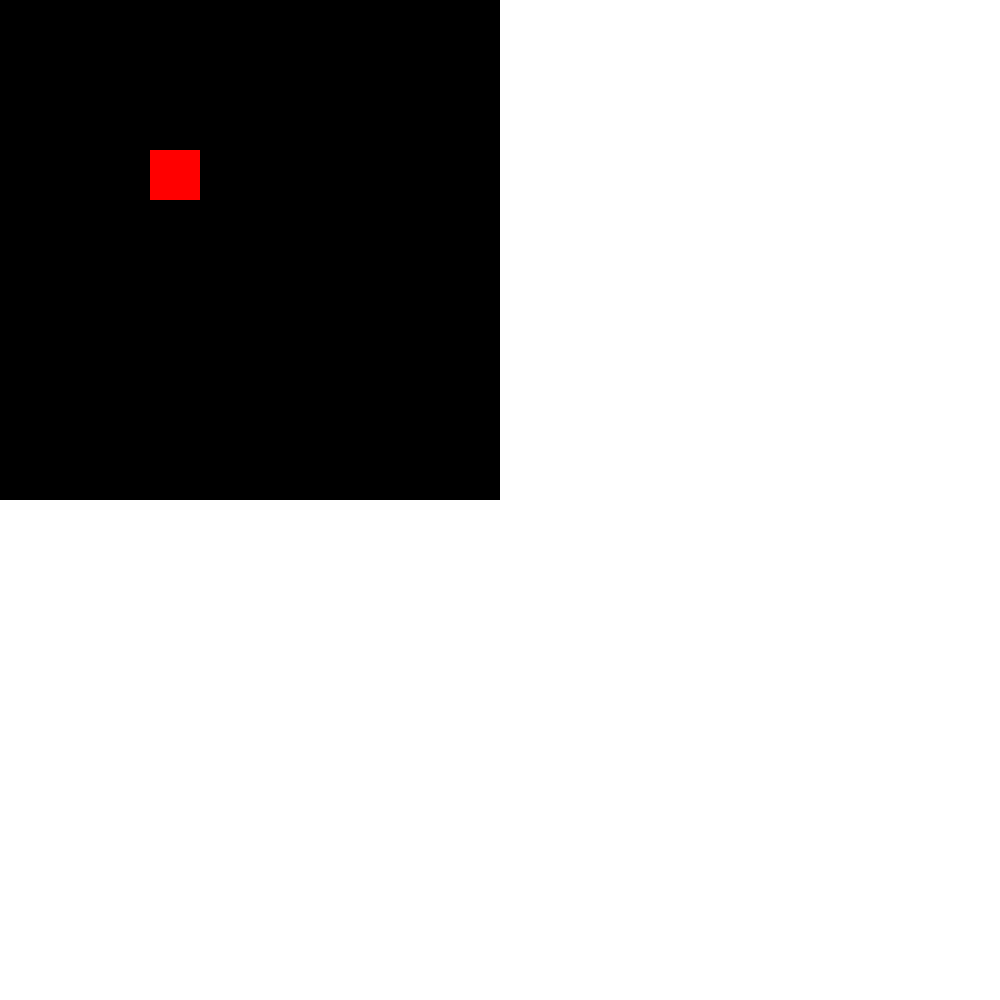
Frame 1 (no input)
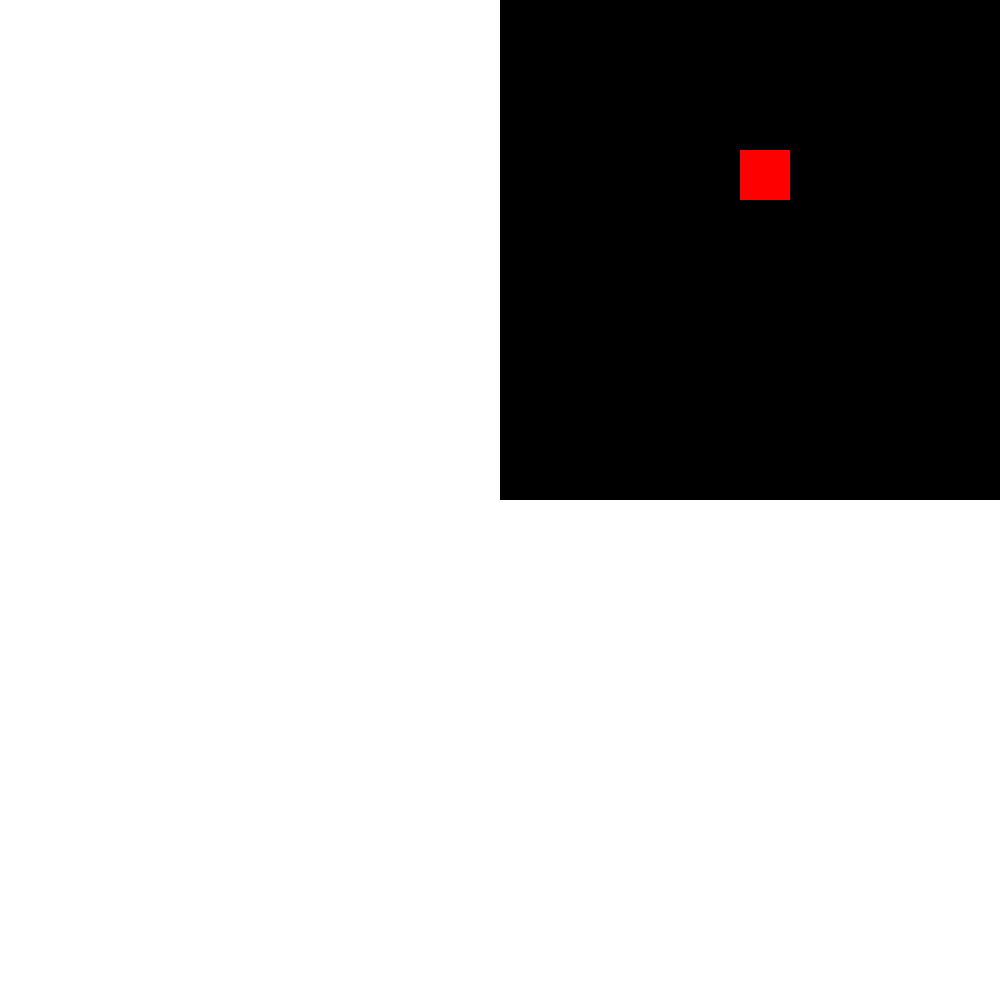
Frame 60 (the mouse pressed at the canvas centre just before this capture)
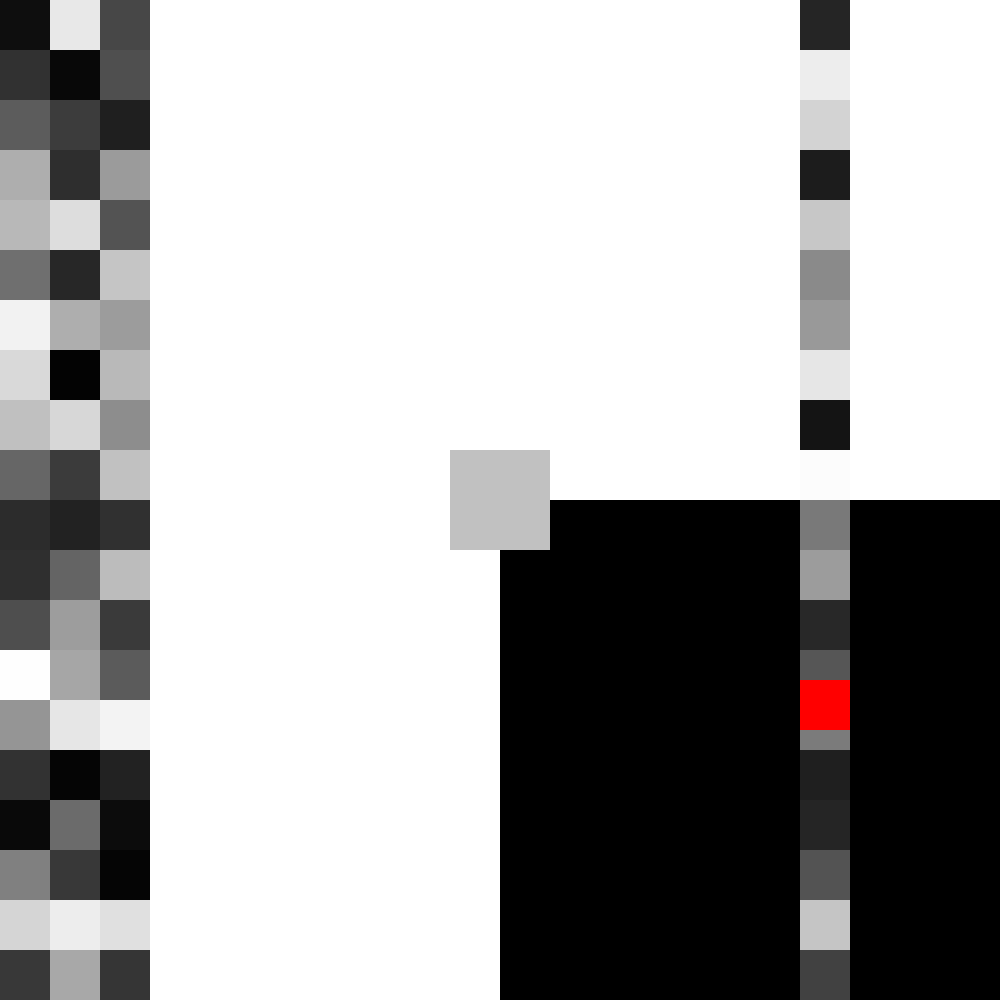
Frame 120 (the mouse held since frame 60 and released just before this capture)

The Processing sketch that drew these frames (run headless with seeded random() and noise(); from frame 60 on, the mouse is pressed at the canvas centre):

// Processing sketch: processing_19323
// ── processing_19323.pde

float bounceX = 150;
float bounceY = 150;
float speed = 10;
float state = 0;

void setup(){
  size (1000,1000);
  smooth();
}

void draw(){
  background(255);
  
  noFill();
  noStroke();
  rectMode(CORNERS);
  
  if (bounceX < width/2 && bounceY < height/2) {
    fill(0);
    rect(0,0,500,500);
  }
  
    if (bounceX < width/2 && bounceY > height/2) {
    fill(0);
    rect(0,500,500,1000);
  }
  
    if (bounceX > width/2 && bounceY < height/2) {
    fill(0);
    rect(500,0,1000,500);
  }
  
    if (bounceX > width/2 && bounceY > height/2) {
    fill(0);
    rect(500,500,1000,1000);
  }
  
    if (mouseX > 450 && mouseX < 550 && mouseY > 450 && mouseY < 550) {
    fill(random(0,255));
    rect(450,450,550,550);
  }
  
  
  
  
    if (mousePressed) {
      
//vertical line 1
      fill(random(0,255));
      rect(0,0,50,50);
      fill(random(0,255));
      rect(0,50,50,100);
      fill(random(0,255));
      rect(0,100,50,150);
      fill(random(0,255));
      rect(0,150,50,200);
      fill(random(0,255));
      rect(0,200,50,250);
      fill(random(0,255));
      rect(0,250,50,300);
      fill(random(0,255));
      rect(0,300,50,350);
      fill(random(0,255));
      rect(0,350,50,400);
      fill(random(0,255));
      rect(0,400,50,450);
      fill(random(0,255));
      rect(0,450,50,500);
      fill(random(0,255));
      rect(0,500,50,550);
      fill(random(0,255));
      rect(0,550,50,600);
      fill(random(0,255));
      rect(0,600,50,650);
      fill(random(0,255));
      rect(0,650,50,700);
      fill(random(0,255));
      rect(0,700,50,750);
      fill(random(0,255));
      rect(0,750,50,800);
      fill(random(0,255));
      rect(0,800,50,850);
      fill(random(0,255));
      rect(0,850,50,900);
      fill(random(0,255));
      rect(0,900,50,950);
      fill(random(0,255));
      rect(0,950,50,1000);
      
//veritcal line 2
      fill(random(0,255));
      rect(50,0,100,50);
      fill(random(0,255));
      rect(50,50,100,100);
      fill(random(0,255));
      rect(50,100,100,150);
      fill(random(0,255));
      rect(50,150,100,200);
      fill(random(0,255));
      rect(50,200,100,250);
      fill(random(0,255));
      rect(50,250,100,300);
      fill(random(0,255));
      rect(50,300,100,350);
      fill(random(0,255));
      rect(50,350,100,400);
      fill(random(0,255));
      rect(50,400,100,450);
      fill(random(0,255));
      rect(50,450,100,500);
      fill(random(0,255));
      rect(50,500,100,550);
      fill(random(0,255));
      rect(50,550,100,600);
      fill(random(0,255));
      rect(50,600,100,650);
      fill(random(0,255));
      rect(50,650,100,700);
      fill(random(0,255));
      rect(50,700,100,750);
      fill(random(0,255));
      rect(50,750,100,800);
      fill(random(0,255));
      rect(50,800,100,850);
      fill(random(0,255));
      rect(50,850,100,900);
      fill(random(0,255));
      rect(50,900,100,950);
      fill(random(0,255));
      rect(50,950,100,1000);
      
//vertical line 3
      fill(random(0,255));
      rect(100,0,150,50);
      fill(random(0,255));
      rect(100,50,150,100);
      fill(random(0,255));
      rect(100,100,150,150);
      fill(random(0,255));
      rect(100,150,150,200);
      fill(random(0,255));
      rect(100,200,150,250);
      fill(random(0,255));
      rect(100,250,150,300);
      fill(random(0,255));
      rect(100,300,150,350);
      fill(random(0,255));
      rect(100,350,150,400);
      fill(random(0,255));
      rect(100,400,150,450);
      fill(random(0,255));
      rect(100,450,150,500);
      fill(random(0,255));
      rect(100,500,150,550);
      fill(random(0,255));
      rect(100,550,150,600);
      fill(random(0,255));
      rect(100,600,150,650);
      fill(random(0,255));
      rect(100,650,150,700);
      fill(random(0,255));
      rect(100,700,150,750);
      fill(random(0,255));
      rect(100,750,150,800);
      fill(random(0,255));
      rect(100,800,150,850);
      fill(random(0,255));
      rect(100,850,150,900);
      fill(random(0,255));
      rect(100,900,150,950);
      fill(random(0,255));
      rect(100,950,150,1000);
      
  rectMode(CORNER);
  
//vertical line 
  
//vertical line 8
      fill(random(0,255));
      rect(800,0,50,50);
      fill(random(0,255));
      rect(800,50,50,50);
      fill(random(0,255));
      rect(800,100,50,50);
      fill(random(0,255));
      rect(800,150,50,50);
      fill(random(0,255));
      rect(800,200,50,50);
      fill(random(0,255));
      rect(800,250,50,50);
      fill(random(0,255));
      rect(800,300,50,50);
      fill(random(0,255));
      rect(800,350,50,50);
      fill(random(0,255));
      rect(800,400,50,50);
      fill(random(0,255));
      rect(800,450,50,50);
      fill(random(0,255));
      rect(800,500,50,50);
      fill(random(0,255));
      rect(800,550,50,50);
      fill(random(0,255));
      rect(800,600,50,50);
      fill(random(0,255));
      rect(800,650,50,50);
      fill(random(0,255));
      rect(800,700,50,50);
      fill(random(0,255));
      rect(800,750,50,50);
      fill(random(0,255));
      rect(800,800,50,50);
      fill(random(0,255));
      rect(800,850,50,50);
      fill(random(0,255));
      rect(800,900,50,50);
      fill(random(0,255));
      rect(800,950,50,50);
}
  
  noStroke();
  fill(255,0,0);
  rectMode(CORNER);
  rect(bounceX,bounceY,50,50);
  if (state == 0) {
    bounceX = bounceX + speed;
    if (bounceX > 800) {
      bounceX = 800;
      state = 1;
    }
  } else if (state == 1) {
    bounceY = bounceY + speed;
    if (bounceY > 800) {
      bounceY = 800;
      state = 2;
    }
  } else if (state == 2) {
    bounceX = bounceX - speed;
    if (bounceX < 150) {
      bounceX = 150;
      state = 3;
    }
  } else if (state == 3) {
    bounceY = bounceY - speed;
    if (bounceY < 150) {
      bounceY = 150;
      state = 0;
    }
  }

  
  //fill(random(150,255),random(150,255),random(150,255),100);
  //ellipse(mouseX,mouseY,random(50,200),random(50,200));
  
}
